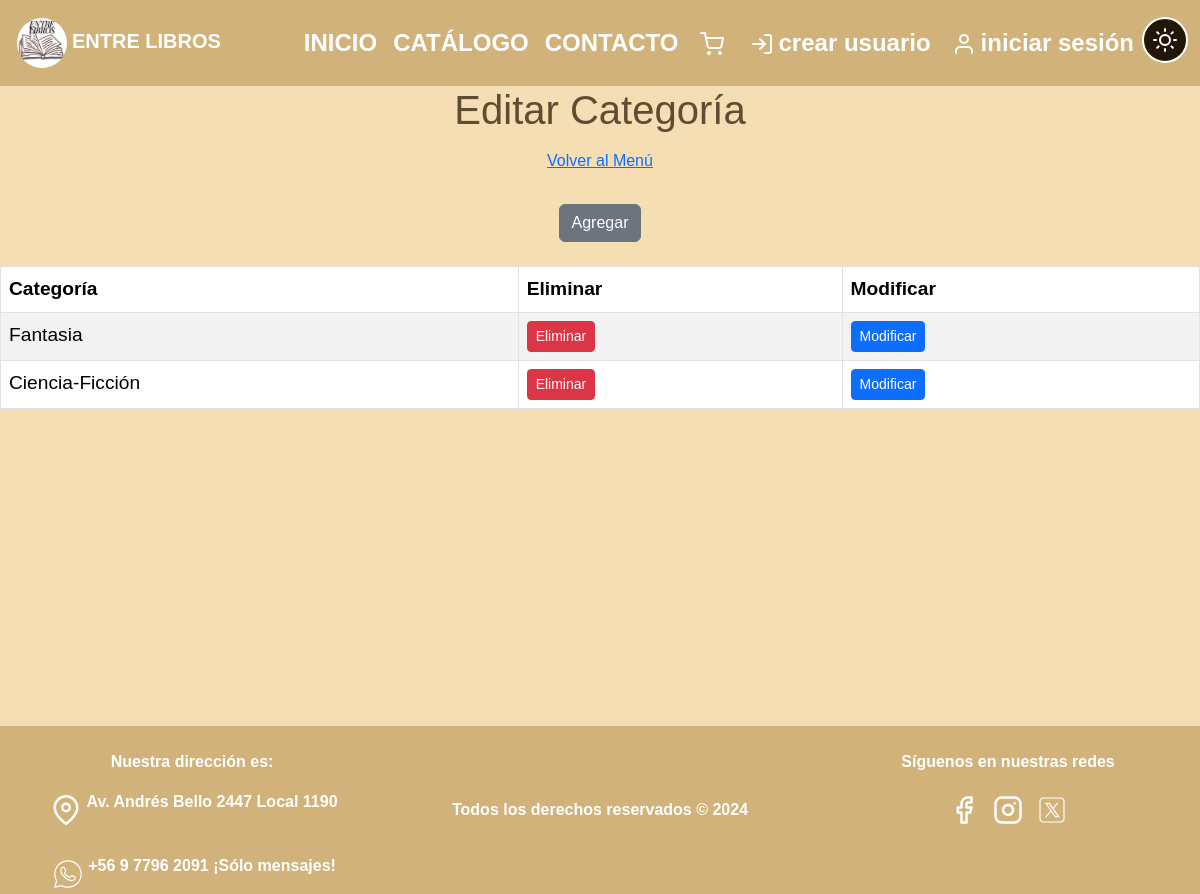
The app's page /entreLibros/categoria_del/catalogo.html with its own data.
### entreLibros/models.py (models this page shows, shortened)
class Categoria(models.Model):
    id_categoria        = models.AutoField(db_column='idCategoria', primary_key=True)
    nombre_categoria    = models.CharField(max_length=50, blank=False, null=False)

### entreLibros/views.py (the view)
# urls.py: path('categoria_del/<str:pk>',views.categoria_del,name='categoria_del'),
def categoria_del(request, pk):
    mensajes = []
    errores = []
    context = {}
    try:
        categoria = Categoria.objects.get(id_categoria=pk)
        categoria.delete()
        mensajes.append("Bien, datos eliminados...")
    except Categoria.DoesNotExist:
        errores.append("Error, id no existe")
    except Exception as e:
        errores.append(f"Error inesperado: {str(e)}")
    categorias = Categoria.objects.all()
    context = {'categorias': categorias, 'mensajes': mensajes, 'errores': errores}
    return render(request, 'entreLibros/categoria_list.html', context)

### entreLibros/templates/entreLibros/categoria_list.html (shortened to what this page needs)
<!DOCTYPE html>
<html lang="es">
  <head>
    {% load static %}
    <link rel="stylesheet" href="{% static 'CSS/style.css'%}" />
    <link rel="stylesheet" href="{% static 'CSS/styleCrud.css' %}" />
    <link
      href="https://cdn.jsdelivr.net/npm/bootstrap@5.3.3/dist/css/bootstrap.min.css"
      rel="stylesheet"
    />
  </head>
  <body>
    <nav
      id="navbar"
      class="navbar navbar-expand-lg text-uppercase fw-bold light-mode-footer"
    >
      <div class="container-fluid">
        <a class="navbar-brand" href="index.html"
          ><img
            src="{% static 'assets/ENTRE LIBROS.png' %}"
            class="rounded-circle"
            style="width: 60px"
          />Entre Libros</a
        >
        <div class="collapse navbar-collapse" id="navbarSupportedContent">
          <ul class="navbar-nav mb-2 mb-lg-0 fs-4 ms-auto">
            <li class="nav-item">
              <a class="nav-link active" aria-current="page" href="index.html"
                >Inicio</a
              >
            </li>
            <li class="nav-item">
              <a class="nav-link active" href="catalogo.html">Catálogo</a>
            </li>
            <li class="nav-item">
              <a class="nav-link active" href="contacto.html">Contacto</a>
            </li>
            <li>
              <a class="nav-link" href="carrito.html"
                ><img src="{% static 'assets/shopping-cart.svg' %}" alt=""
              /></a>
            </li>
            <li class="nav-item">
              <a class="nav-link active text-lowercase" href="crearUsuario.html"
                ><img src="{% static 'assets/log-in.svg' %}" alt="" />Crear
                usuario</a
              >
            </li>
            <li class="nav-item">
              <a class="nav-link active text-lowercase" href="login.html"
                ><img src="{% static 'assets/user.svg' %}" alt="" />iniciar
                sesión</a
              >
            </li>
            <li>
              <button
                class="btn fw-bold margin-left-3 rounded-circle p-1"
                id="modo-btn"
                style="
                  background-color: #221606;
                  border: white 2px;
                  border-style: solid;
                "
                onclick="toggleTheme()"
              >
                <img src="{% static 'assets/sun.svg' %}" alt="" />
              </button>
            </li>
          </ul>
        </div>
      </div>
    </nav>
    <div class="contenido" id="contenido">
      <h1 class="text-center">Editar Categoría</h1>
      <div class="d-flex justify-content-center mb-4">
        <a href="admin.html" class="btn btn-link">Volver al Menú</a>
      </div>
      <div class="text-center mb-4">
        <a href="{% url 'categoriaAdd' %}" class="btn btn-secondary">Agregar</a>
      </div>
      <div class="table-responsive">
        <table class="table table-striped table-bordered">
          {% if categorias %}
          <thead>
            <tr>
              <th>Categoría</th>
              <th>Eliminar</th>
              <th>Modificar</th>
            </tr>
          </thead>
          <tbody>
            {% for x in categorias %}
            <tr>
              <td>{{ x.nombre_categoria }}</td>
              <td>
                <a
                  href="{% url 'categoria_del' pk=x.id_categoria %}"
                  class="btn btn-danger btn-sm"
                  >Eliminar</a
                >
              </td>
              <td>
                <a
                  href="{% url 'categoria_edit' pk=x.id_categoria %}"
                  class="btn btn-primary btn-sm"
                  >Modificar</a
                >
              </td>
            </tr>
            {% endfor %}
          </tbody>
          {% else %}
          <tr>
            <td colspan="9" class="text-center">No hay usuarios disponibles</td>
          </tr>
          {% endif %}
        </table>
      </div>
    </div>
    <footer id="footer" class="light-mode-footer">
      <div class="row">
        <div class="col-4 text-center">
          <br />
          <p>Nuestra dirección es:</p>
          <div class="direccion d-flex justify-content-center">
            <a
              href="https://www.google.com/maps/place/Andr%C3%A9s+Bello+2447,+Local+1190,+7510689+Providencia,+Regi%C3%B3n+Metropolitana"
              ><img
                class="iconoFooter"
                src="{% static 'assets/map-pin.svg' %}"
                class="p-3"
              />
            </a>
            <p>Av. Andrés Bello 2447 Local 1190</p>
          </div>
          <br />
          <div class="telefono d-flex justify-content-center">
            <a href="https://web.whatsapp.com/"
              ><img
                class="iconoFooter"
                src="{% static 'assets/icons8-whatsapp(blanco).svg' %}"
                alt=""
            /></a>
            <p>+56 9 7796 2091 ¡Sólo mensajes!</p>
          </div>
        </div>
        <div class="mt-5 col-4">
          <br />
          <p>Todos los derechos reservados © 2024</p>
        </div>
        <div class="col-4">
          <br />
          <p>Síguenos en nuestras redes</p>
          <a href="https://www.facebook.com/"
            ><img
              class="iconoFooter"
              src="{% static 'assets/facebook.svg' %}"
              class="p-3"
              alt=""
          /></a>
          <a href="https://www.instagram.com/"
            ><img
              class="iconoFooter"
              src="{% static 'assets/instagram.svg' %}"
              class="p-3"
              alt=""
          /></a>
          <a href="https://x.com/"
            ><img
              class="iconoFooter"
              src="{% static 'assets/icons8-twitterx.svg' %}"
              class="p-3"
              alt=""
          /></a>
        </div>
      </div>
    </footer>
  </body>
</html>

### static/CSS/style.css (style rules this page uses)
body { margin: 0 !important; padding: 0 !important; font-family: "Franklin Gothic Medium", "Arial Narrow", Arial, sans-serif !important; min-height: 100vh; width: 100%; }
.contenido { min-height: 80vh; width: 100%; background-color: wheat; transition: background-color 0.5s; }
.light-mode { background-color: wheat; color: #372711cb; }
.light-mode-footer { background-color: #d0b27a; color: white; font-weight: bold; }
.navbar img { padding: 5px; transition: transform 0.3s ease; }
footer { width: 100%; min-height: 20vh; color: white; text-align: center; background-color: rgb(124, 67, 29); overflow: hidden; }
.iconoFooter { width: 40px; padding: 5px; transition: transform 0.3s ease; }

### static/CSS/styleCrud.css (style rules this page uses)
body { margin: 0 !important; padding: 0 !important; }
h1 { text-align: center; }
table { margin: auto !important; padding: 100px !important; font-size: larger !important; }

### records on screen
Categoria: nombre_categoria "Fantasia"
Categoria: nombre_categoria "Ciencia-Ficción"
